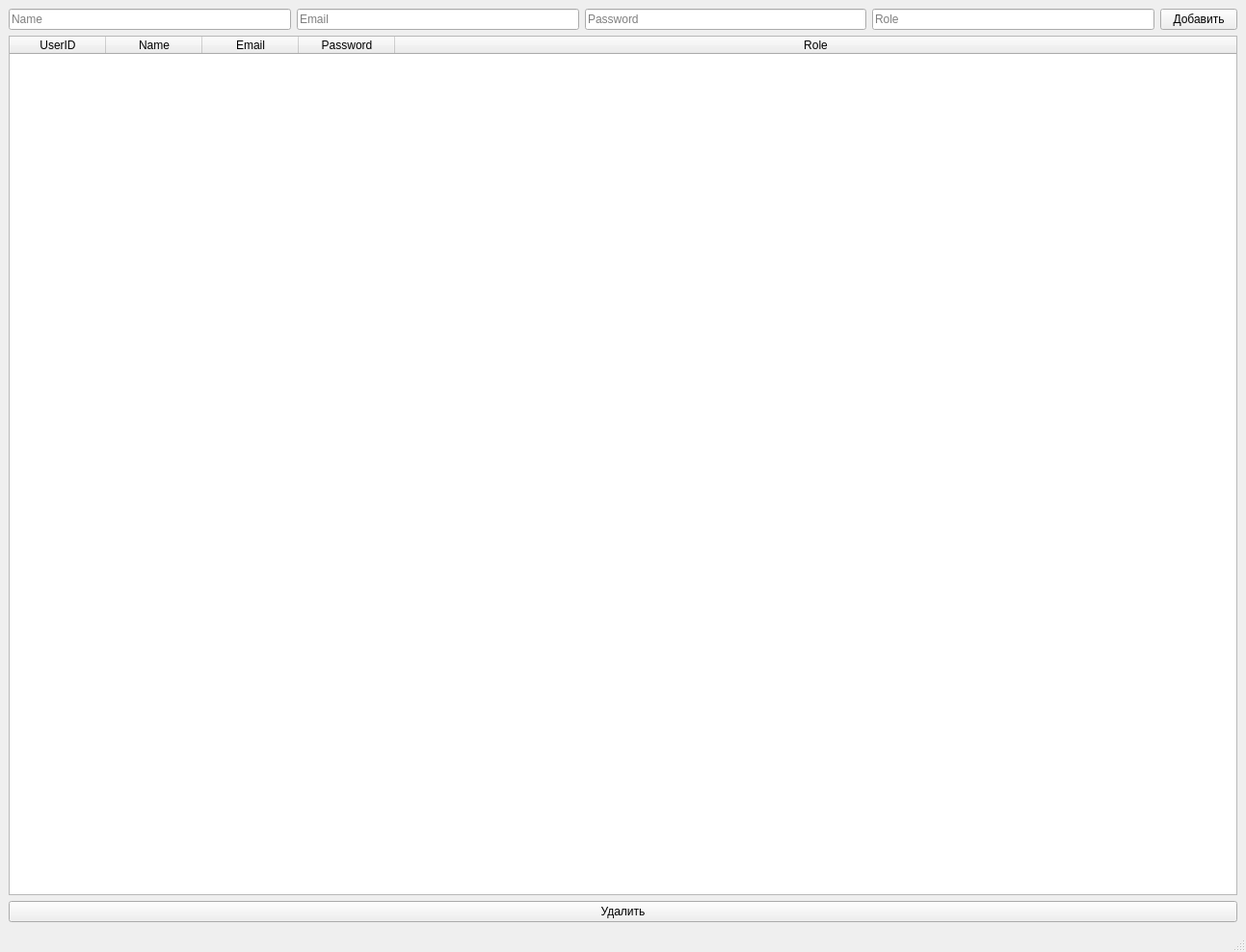
<?xml version="1.0" encoding="UTF-8"?>
<ui version="4.0">
 <class>MainWindow</class>
 <widget class="QMainWindow" name="MainWindow">
  <property name="geometry">
   <rect>
    <x>0</x>
    <y>0</y>
    <width>1293</width>
    <height>988</height>
   </rect>
  </property>
  <property name="windowTitle">
   <string>MainWindow</string>
  </property>
  <widget class="QWidget" name="centralwidget">
   <layout class="QVBoxLayout" name="verticalLayout_3">
    <item>
     <layout class="QGridLayout" name="gridLayout_2">
      <item row="0" column="1">
       <widget class="QLineEdit" name="lineEdit_2">
        <property name="placeholderText">
         <string>Email</string>
        </property>
       </widget>
      </item>
      <item row="0" column="3">
       <widget class="QLineEdit" name="lineEdit_4">
        <property name="placeholderText">
         <string>Role</string>
        </property>
       </widget>
      </item>
      <item row="0" column="4">
       <widget class="QPushButton" name="button_add">
        <property name="text">
         <string>Добавить</string>
        </property>
       </widget>
      </item>
      <item row="0" column="0">
       <widget class="QLineEdit" name="lineEdit">
        <property name="placeholderText">
         <string>Name</string>
        </property>
       </widget>
      </item>
      <item row="0" column="2">
       <widget class="QLineEdit" name="lineEdit_3">
        <property name="placeholderText">
         <string>Password</string>
        </property>
       </widget>
      </item>
     </layout>
    </item>
    <item>
     <widget class="QTableWidget" name="tableWidget">
      <attribute name="horizontalHeaderStretchLastSection">
       <bool>true</bool>
      </attribute>
      <column>
       <property name="text">
        <string>UserID</string>
       </property>
      </column>
      <column>
       <property name="text">
        <string>Name</string>
       </property>
      </column>
      <column>
       <property name="text">
        <string>Email</string>
       </property>
      </column>
      <column>
       <property name="text">
        <string>Password</string>
       </property>
      </column>
      <column>
       <property name="text">
        <string>Role</string>
       </property>
      </column>
     </widget>
    </item>
    <item>
     <layout class="QGridLayout" name="gridLayout">
      <item row="0" column="0">
       <layout class="QVBoxLayout" name="verticalLayout_2">
        <item>
         <layout class="QVBoxLayout" name="verticalLayout">
          <item>
           <widget class="QPushButton" name="button_delete">
            <property name="text">
             <string>Удалить</string>
            </property>
           </widget>
          </item>
         </layout>
        </item>
       </layout>
      </item>
     </layout>
    </item>
   </layout>
  </widget>
  <widget class="QMenuBar" name="menubar">
   <property name="geometry">
    <rect>
     <x>0</x>
     <y>0</y>
     <width>1293</width>
     <height>21</height>
    </rect>
   </property>
  </widget>
  <widget class="QStatusBar" name="statusbar"/>
 </widget>
 <resources/>
 <connections/>
</ui>
